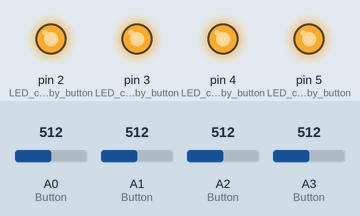
Recording of a sketch running on a simulated Arduino Uno, built with avr-gcc and run on an emulated ATmega328P. On the bench: output pins drawn as LEDs (lit = HIGH). Inputs (shaded band) come from the test bench; at power-on: A0 (Button) = 512, A1 (Button) = 512, A2 (Button) = 512, A3 (Button) = 512.

Above: at 1.2 s.
1.3 s: A0 (Button) set to 783
2.8 s: A0 (Button) set to 807
At 3.9 s:
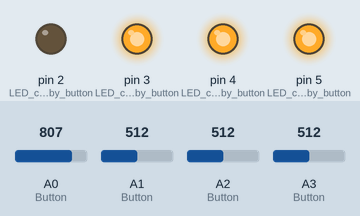
4.3 s: A1 (Button) set to 792
5.8 s: A1 (Button) set to 815
At 6.2 s:
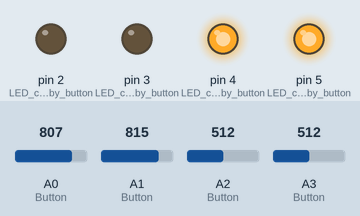
7.3 s: A2 (Button) set to 791
8.8 s: A2 (Button) set to 818
At 9.7 s:
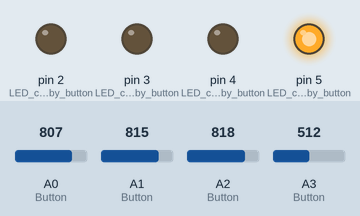
Timing chart, 0 to 11.3 s (numbered marks = the images above; inputs shaded):
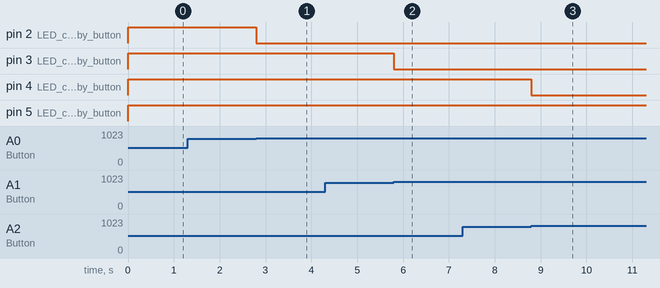

Measured:
- the behaviour switches between 799 and 800 on A0 (Button) (found by bisection; images 0 and 1)
- the behaviour switches between 799 and 800 on A1 (Button) (found by bisection; images 1 and 2)
- the behaviour switches between 799 and 800 on A2 (Button) (found by bisection; images 2 and 3)
- after the input at 1.3 s, every drawn part: stays the same
- after the input at 2.8 s, pin 2 (LED_controlled_by_button): HIGH → LOW at once
- after the input at 4.3 s, every drawn part: stays the same
- after the input at 5.8 s, pin 3 (LED_controlled_by_button): HIGH → LOW at once
- after the input at 7.3 s, every drawn part: stays the same
- after the input at 8.8 s, pin 4 (LED_controlled_by_button): HIGH → LOW at once

The sketch:

multi_button_analog2.ino
```cpp
void setup() {
  // Configure digital pins as outputs for LED control
  pinMode(2, OUTPUT);    // LED controlled by button on A0
  pinMode(3, OUTPUT);    // LED controlled by button on A1
  pinMode(4, OUTPUT);    // LED controlled by button on A2
  pinMode(5, OUTPUT);    // LED controlled by button on A3
}

void loop() {
  // Check button on A0 and control LED on pin 2
  if (analogRead(A0) < 800) {    // Button pressed (low reading)
    digitalWrite(2, HIGH);       // Turn LED ON
  } else {                       // Button released (high reading)
    digitalWrite(2, LOW);        // Turn LED OFF
  }

  // Check button on A1 and control LED on pin 3
  if (analogRead(A1) < 800) {    // Button pressed (low reading)
    digitalWrite(3, HIGH);       // Turn LED ON
  } else {                       // Button released (high reading)
    digitalWrite(3, LOW);        // Turn LED OFF
  }

  // Check button on A2 and control LED on pin 4
  if (analogRead(A2) < 800) {    // Button pressed (low reading)
    digitalWrite(4, HIGH);       // Turn LED ON
  } else {                       // Button released (high reading)
    digitalWrite(4, LOW);        // Turn LED OFF
  }

  // Check button on A3 and control LED on pin 5
  if (analogRead(A3) < 800) {    // Button pressed (low reading)
    digitalWrite(5, HIGH);       // Turn LED ON
  } else {                       // Button released (high reading)
    digitalWrite(5, LOW);        // Turn LED OFF
  }

  // No delay needed - program responds immediately to button presses
}
```
